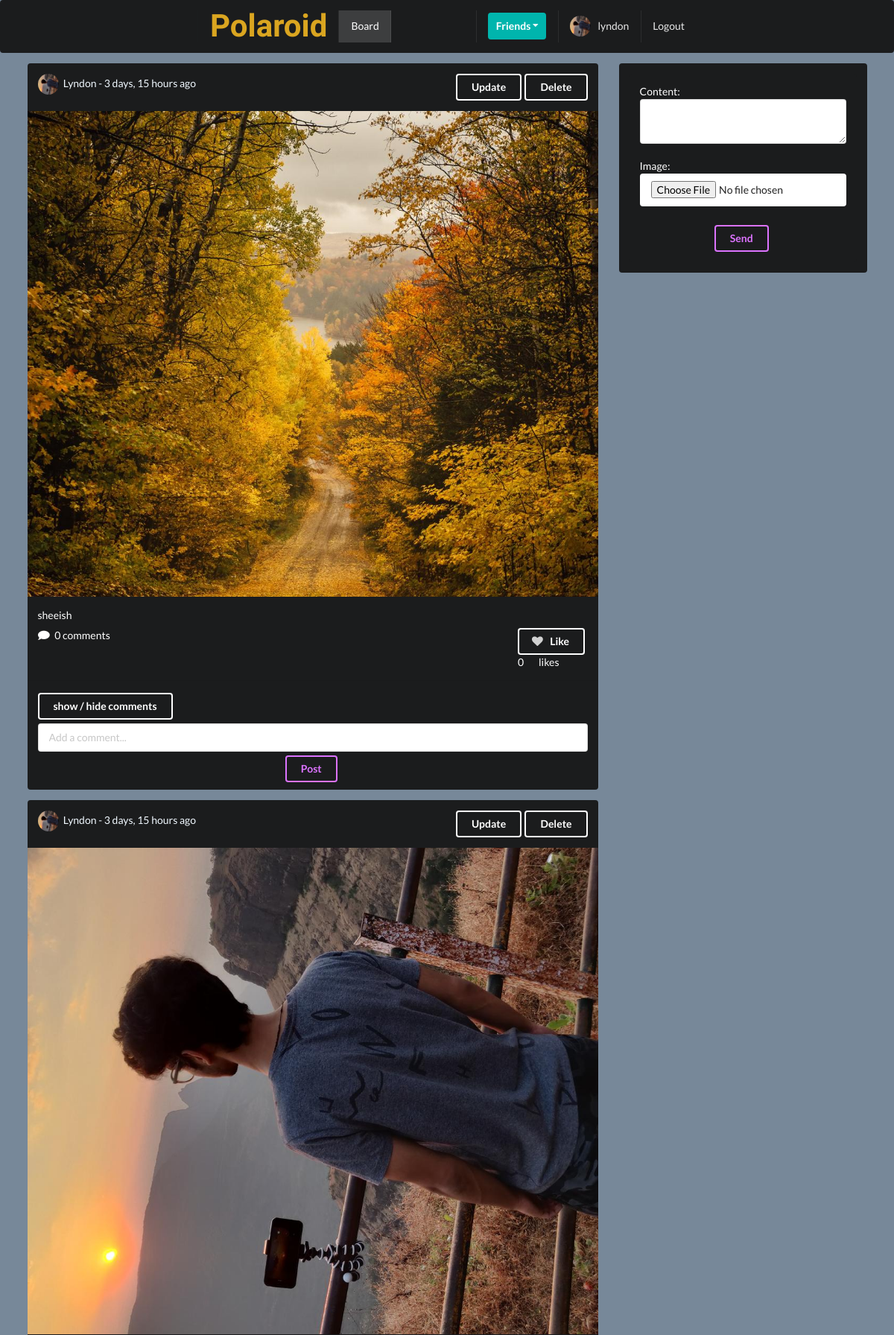
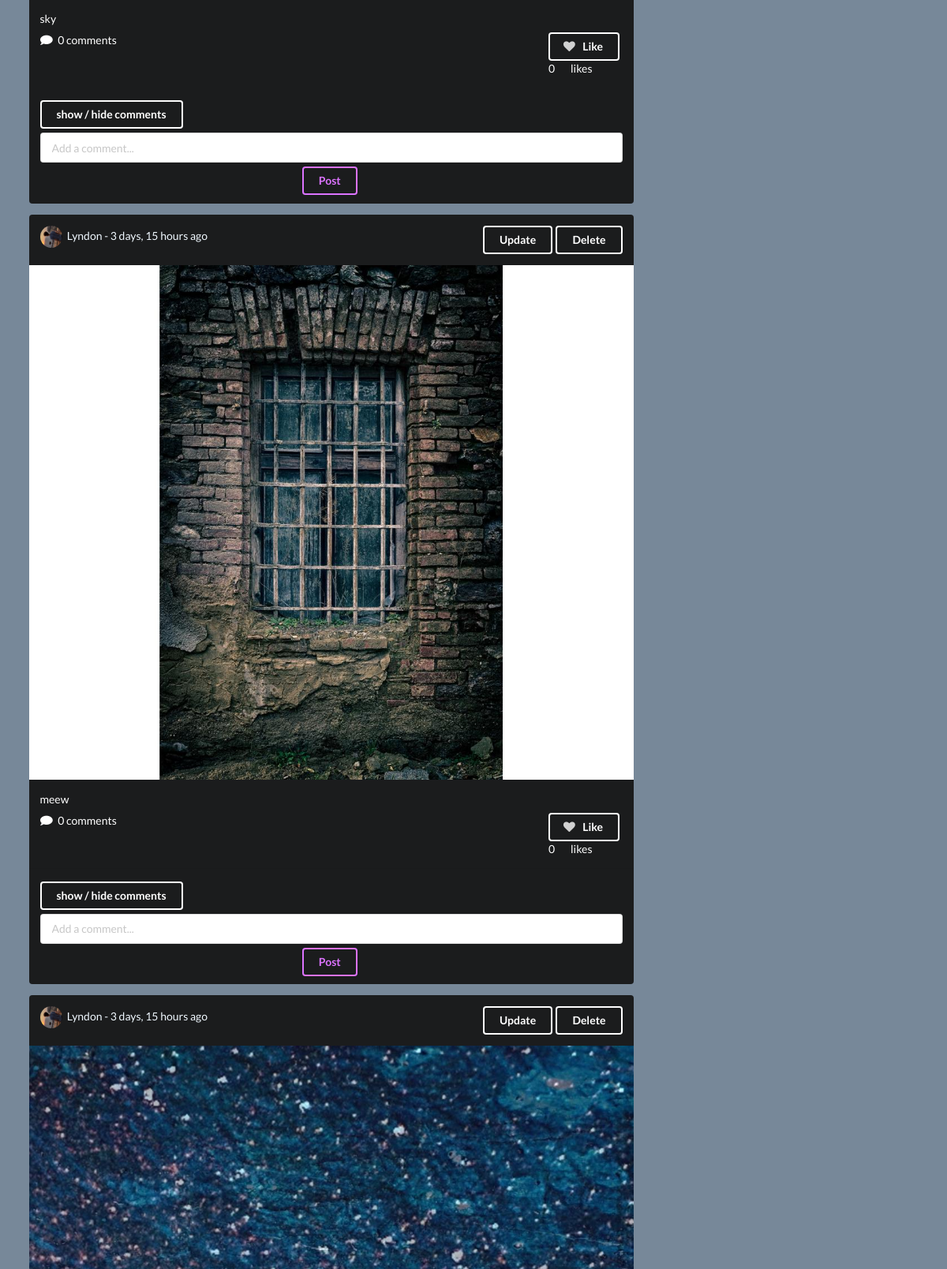
Page /posts/ (signed in, upper part) on the committed database (2 pictures, top to bottom).
### posts/models.py (models this page shows, shortened)
class Post(models.Model):
    content = models.TextField()
    image = OptimizedImageField(upload_to='posts',optimized_image_resize_method='cover',optimized_image_output_size=(1080, 920) ,validators=[FileExtensionValidator(['png', 'jpg', 'jpeg'])], blank=True)
    liked = models.ManyToManyField(Profile, blank=True, related_name='likes')
    updated = models.DateTimeField(auto_now=True)
    created = models.DateTimeField(auto_now_add=True)
    author = models.ForeignKey(Profile, on_delete=models.CASCADE, related_name='posts')
    def num_likes(self):
        return self.liked.all().count()
    def num_comments(self):
        return self.comment_set.all().count()
    class Meta:
        ordering = ('-created',)

### profiles/models.py (models this page shows, shortened)
class Profile(models.Model):
    first_name = models.CharField(max_length=200, blank=True)
    last_name = models.CharField(max_length=200, blank=True)
    user = models.OneToOneField(User, on_delete=models.CASCADE)
    bio = models.TextField(default="no bio...", max_length=300)
    email = models.EmailField(max_length=200, blank=True)
    country = models.CharField(max_length=200, blank=True)
    avatar = OptimizedImageField(default='avatar.png',optimized_image_output_size=(500, 500),optimized_image_resize_method='thumbnail' ,upload_to='avatars/')
    friends = models.ManyToManyField(User, blank=True, related_name='friends')
    slug = models.SlugField(unique=True, blank=True)
    updated = models.DateTimeField(auto_now=True)
    created = models.DateTimeField(auto_now_add=True)
    objects = ProfileManager()
    def get_friends(self):
        return self.friends.all()
    __initial_first_name = None
    __initial_last_name = None
    def __init__(self, *args, **kwargs):
        super().__init__(*args, **kwargs)
        self.__initial_first_name = self.first_name
        self.__initial_last_name = self.last_name

### posts/views.py (the view, shortened to what this page needs)
# urls.py: path('', post_comment_create_and_list_view, name='main-post-view'),
@login_required
def post_comment_create_and_list_view(request):
    qs = Post.objects.all()
    profile = Profile.objects.get(user=request.user)
    p_form = PostModelForm()
    c_form = CommentModelForm()
    post_added = False
    context = {
        'qs': qs,
        'profile': profile,
        'p_form': p_form,
        'c_form': c_form,
        'post_added': post_added,
    }
    return render(request, 'posts/main.html', context)

### posts/forms.py
class PostModelForm(forms.ModelForm):
    content = forms.CharField(widget=forms.Textarea(attrs={'rows':2}))
    class Meta:
        model = Post
        fields = ('content', 'image')
        widgets = {
        }

class CommentModelForm(forms.ModelForm):
    body = forms.CharField(label='',
                            widget=forms.TextInput(attrs={'placeholder': 'Add a comment...'}))
    class Meta:
        model = Comment
        fields = ('body',)

### profiles/context_processors.py (called while the page is built)
def profile_pic(request):
    if request.user.is_authenticated:
        profile_obj = Profile.objects.get(user=request.user)
        pic = profile_obj.avatar
        return {'picture':pic}
    return {}

def invatations_received_no(request):
    if request.user.is_authenticated:
        profile_obj = Profile.objects.get(user=request.user)
        qs_count = Relationship.objects.invatations_received(profile_obj).count()
        return {'invites_num':qs_count}
    return {}

### profiles/models.py (called while the page is built)
    def invatations_received(self, receiver):
        qs = Relationship.objects.filter(receiver=receiver, status='send')
        return qs

### posts/templates/posts/main.html (shortened to what this page needs)
{% extends 'base.html' %}
    {% block content %}
    <div class="ui grid">
        <div class="eleven wide column">
        {% for obj in qs %}
                {% if obj.author.user == request.user %}
                    <div class="ui fluid inverted segment card ">
                        <div class="content">
                            <div class="right floated meta">
                            <div class="ui grid">
                                <div class="row">
                                    {% ifequal request.user obj.author.user %}
                                        <a href="{% url 'posts:post-update' obj.pk %}"><button class="ui button inverted ">Update</button></a>
                                        <a href="{% url 'posts:post-delete' obj.pk %}"><button class="ui button inverted ">Delete</button></a>
                                    {% endifequal %}
                                </div>
                            </div>
                            </div>
                            <img class="ui avatar image" src={{obj.author.avatar.url}}>
                            <span style="color: aliceblue;">{{ obj.author.user|capfirst }} - {{ obj.created|timesince}} ago</span>
                        </div>
                        <div class="ui fluid image">
                            {% if obj.image %}
                                <img src={{obj.image.url}}>
                            {% endif %}
                        </div>
                        <div class="content">
                            <p style="color: white;"> {{ obj.content }} </p>
                            <div class="right floated">
                                <form action="{% url 'posts:like-post-view' %}" method="POST" class='like-form' id='{{obj.id}}'>
                                        <button type="submit" class="ui inverted button  like-btn{{obj.id}}">
                                            <i class="heart inverted icon"></i>
                                            {% if profile not in obj.liked.all %}
                                                Like
                                            {% else %}
                                                Unlike
                                            {% endif %}
                                        </button>
                                        <div class="ui grid">
                                            <div class="column">
                                                <div class="like-count{{obj.id}}" style="color: white;"> {{obj.num_likes}} </div>
                                            </div>
                                            <div class="column" style="color: white;">
                                                likes
                                            </div>
                                        </div>
                                </form>
                            </div>
                            <i class="comment inverted icon"></i>
                            <span style="color: white;"> {{ obj.num_comments }} comments</span>
                        </div>
                        <div class="extra content">
                                <button class="cmt_btn ui inverted button mb-5">show / hide comments</button>
                            <form action="" method="POST"class='ui fluid form'>
                                {{ c_form }}
                                <div style="display: flex;
                        justify-content: center;
                        align-items: center;">
                                    <button type="submit" name="submit_c_form" class="ui inverted purple button mt-5 w-full">Post</button>
                                </div>
                            </form>
                        </div>
                    </div>
            {% endif %}
        {% endfor %}
        </div>
        <div class="five wide column">
            <div class="ui inverted segment">
                <div class="ui inverted segment">
                    <form action="" method="POST" class='ui inverted form' enctype="multipart/form-data">
                        <div class="form">
                            <label style="color: white;">Content:</label>
                            {{ p_form.content }}
                        </div><br>
                        <div class="form">
                            <label style="color: white;">Image:</label>
                            <div class="ui input">
                                {{ p_form.image }}
                            </div>
                        </div><br>
                        <div style="display: flex;
                justify-content: center;
                align-items: center;">
                            <button type='submit' name="submit_p_form" class="ui inverted purple button w-full mt-5">Send</button>
                        </div>
                    </form>
                </div>
            </div>
        </div>
    </div>
    {% endblock content %}

### templates/main/navbar.html (shortened to what this page needs)
{% url 'home-view' as path_to_home %}
{% url 'posts:main-post-view' as path_to_posts %}
{% url 'profiles:my-profile-view' as path_to_my_profile %}
<div class="ui inverted segment menu">
  <div class="ui sticky container" style="width: 670px !important; height: 42.6px !important; left: 424.6px;">
    <a href="{{path_to_home}}" class=" item">
        <h3 style="font-family: 'Nanum Brush Script', cursive;font-size:3rem;color: goldenrod;">Polaroid</h3>
    </a>
    {% if request.user.is_authenticated %}
    <a href="{{path_to_posts}}" class="{% if request.path == path_to_posts %}active{% endif %} item">
        Board
    </a>
    {% endif %}
    <div class="right menu">
        {% if request.user.is_authenticated %}
        <div class="item">
            <div class="ui floating dropdown icon button teal"> Friends
                <i class="dropdown icon"></i>
             </div>
        </div>
            <a href="{{path_to_my_profile}}" class="{% if request.path == path_to_my_profile %}active{% endif %} item">
                <img src={{picture.url}} class="ui avatar image">&nbsp;
                 {{ request.user }}
            </a>
            <a href={% url 'logout' %} class="ui item">
                Logout
            </a>
        {% else %}
        <a href={% url 'login' %} class="ui item">
                Login
            </a>
        {% endif %}
    </div>
  </div>
</div>

### static_project/style.css (style rules this page uses)
body { background: lightslategray!important; }
.mt-5 { margin-top: 5px !important; }
.mb-5 { margin-bottom: 5px !important; }

### rows in the picture
Post: author.avatar (picture), author.user "Lyndon", created "3 days, 15 hours", image (picture), content "sheeish", shows "Like", num_likes "0", num_comments "0"
Post: author.avatar (picture), author.user "Lyndon", created "3 days, 15 hours", image (picture), content "sky", shows "Like", num_likes "0", num_comments "0"
Post: author.avatar (picture), author.user "Lyndon", created "3 days, 15 hours", image (picture), content "meew", shows "Like", num_likes "0", num_comments "0"
Post: author.avatar (picture), author.user "Lyndon", created "3 days, 15 hours", image (picture)

### other values in the picture
{{ request.user }} "lyndon"
